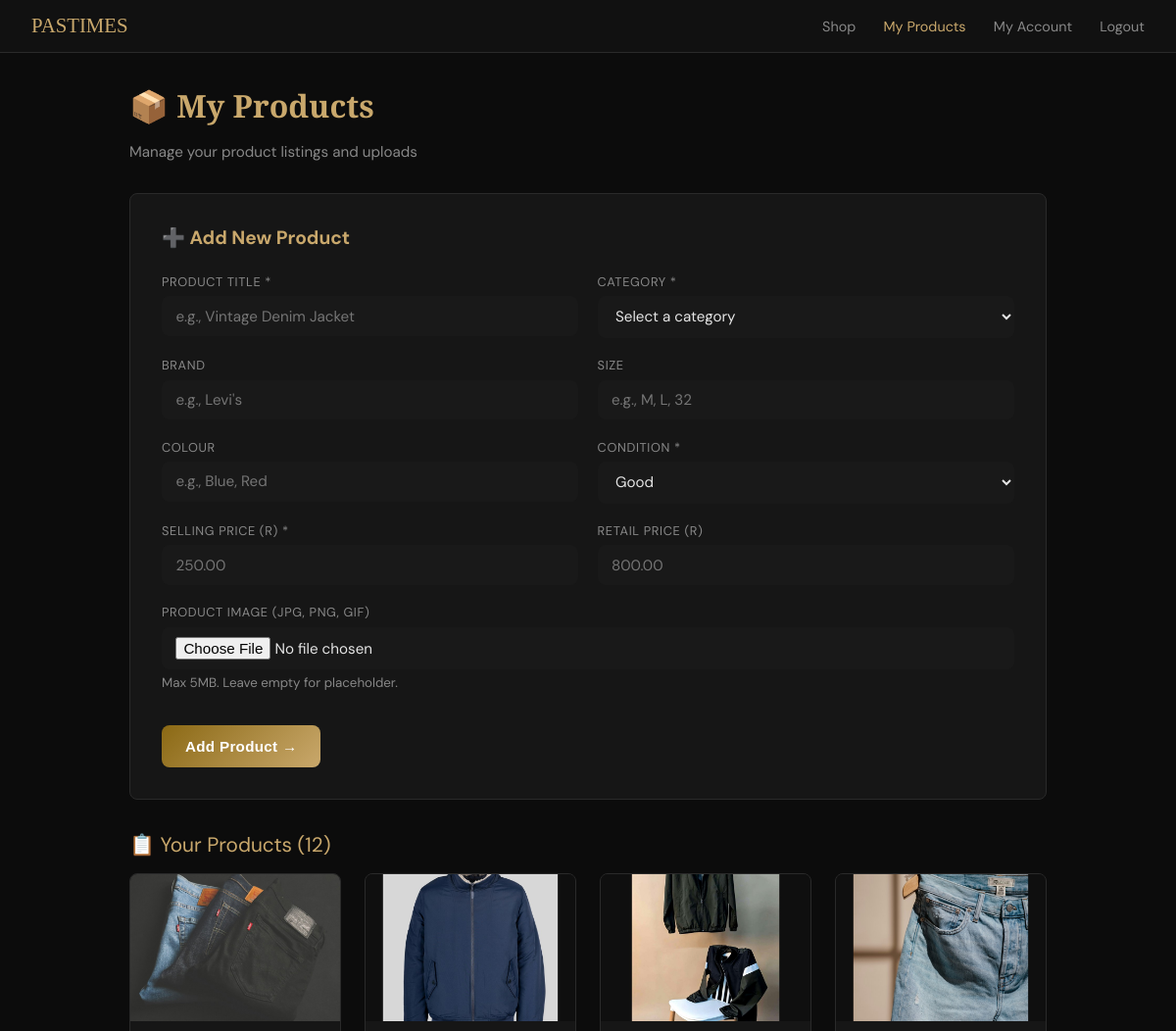
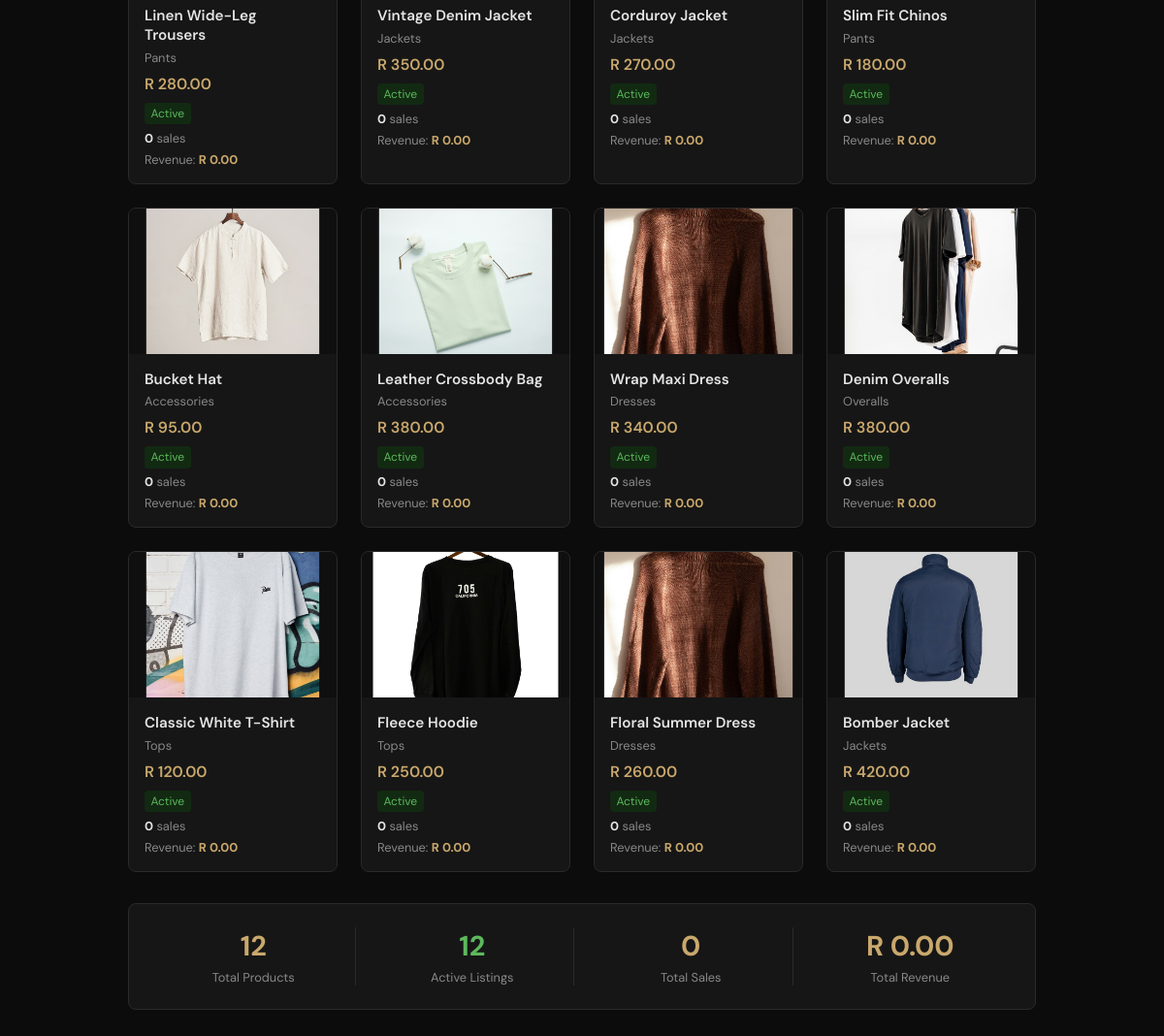
/seller-products.php (signed in), run on the app's committed database (2 pictures, top to bottom).
### tables this page shows
CREATE TABLE IF NOT EXISTS tblClothes (
    clothesID   INT AUTO_INCREMENT PRIMARY KEY,
    sellerID    INT                 DEFAULT NULL,
    title       VARCHAR(200)        NOT NULL,
    category    VARCHAR(80)         NOT NULL,
    brand       VARCHAR(100)        DEFAULT NULL,
    size        VARCHAR(20)         DEFAULT NULL,
    colour      VARCHAR(50)         DEFAULT NULL,
    condition_  ENUM('Mint','Good','Fair','Well-Loved') NOT NULL DEFAULT 'Good',
    sellPrice   DECIMAL(10,2)       NOT NULL,
    retailPrice DECIMAL(10,2)       DEFAULT NULL,
    imageFile   VARCHAR(255)        DEFAULT 'placeholder.jpg',
    status      ENUM('active','sold','inactive') NOT NULL DEFAULT 'active',
    createdAt   DATETIME            NOT NULL DEFAULT CURRENT_TIMESTAMP,
    CONSTRAINT fk_clothes_seller FOREIGN KEY (sellerID) REFERENCES tblUser(userID) ON DELETE SET NULL ON UPDATE CASCADE
);

### seller-products.php (the view, shortened to what this page needs)
<?php
require_once 'DBConn.php';
$userID = $_SESSION['userID'];
$pStmt = $conn->prepare(
        "SELECT c.clothesID, c.title, c.category, c.sellPrice, c.status, c.createdAt,
          c.imageFile,
          COUNT(o.orderID) as totalSales, SUM(o.totalAmount) as totalRevenue
         FROM tblClothes c
         LEFT JOIN tblOrderLine o ON c.clothesID = o.clothesID
         WHERE c.sellerID = ?
         GROUP BY c.clothesID
         ORDER BY c.createdAt DESC"
);
if ($pStmt) {
    $pStmt->bind_param("i", $userID);
    $pStmt->execute();
    $products = $pStmt->get_result()->fetch_all(MYSQLI_ASSOC);
} else {
    $products = [];
}
$conditions = ['Mint', 'Good', 'Fair', 'Well-Loved'];
?>
<!DOCTYPE html>
<html lang="en">
<head>
</head>
<body>
<nav>
  <a href="index.php" class="logo">PASTIMES</a>
  <div class="nav-links">
    <a href="shop.php">Shop</a>
    <a href="seller-products.php" class="active">My Products</a>
    <a href="dashboard.php">My Account</a>
    <a href="logout.php" style="color:var(--muted); text-decoration:none; margin-left:1.5rem; font-size:.9rem;">Logout</a>
  </div>
</nav>
<div class="container">
  <h1>📦 My Products</h1>
  <p class="subtitle">Manage your product listings and uploads</p>
  <div class="form-card">
    <h2 style="font-size:1.2rem; margin-bottom:1.5rem; color:var(--gold);">➕ Add New Product</h2>
    <form method="POST" action="seller-products.php" enctype="multipart/form-data" novalidate>
      <div class="form-row">
        <div>
          <label>Product Title *</label>
          <input type="text" name="title" placeholder="e.g., Vintage Denim Jacket" value="<?= htmlspecialchars($title ?? '') ?>" required>
        </div>
        <div>
          <label>Category *</label>
          <select name="category" required>
            <option value="">Select a category</option>
          </select>
        </div>
      </div>
      <div class="form-row">
        <div>
          <label>Brand</label>
          <input type="text" name="brand" placeholder="e.g., Levi's" value="<?= htmlspecialchars($brand ?? '') ?>">
        </div>
        <div>
          <label>Size</label>
          <input type="text" name="size" placeholder="e.g., M, L, 32" value="<?= htmlspecialchars($size ?? '') ?>">
        </div>
      </div>
      <div class="form-row">
        <div>
          <label>Colour</label>
          <input type="text" name="colour" placeholder="e.g., Blue, Red" value="<?= htmlspecialchars($colour ?? '') ?>">
        </div>
        <div>
          <label>Condition *</label>
          <select name="condition" required>
            <?php foreach ($conditions as $cond): ?>
              <option value="<?= $cond ?>" <?= ($condition ?? 'Good') === $cond ? 'selected' : '' ?>><?= $cond ?></option>
            <?php endforeach; ?>
          </select>
        </div>
      </div>
      <div class="form-row">
        <div>
          <label>Selling Price (R) *</label>
          <input type="number" name="sellPrice" step="0.01" placeholder="250.00" value="<?= htmlspecialchars($sellPrice ?? '') ?>" required>
        </div>
        <div>
          <label>Retail Price (R)</label>
          <input type="number" name="retailPrice" step="0.01" placeholder="800.00" value="<?= htmlspecialchars($retailPrice ?? '') ?>">
        </div>
      </div>
      <div class="form-row full">
        <div>
          <label>Product Image (JPG, PNG, GIF)</label>
          <input type="file" name="productImage" accept="image/jpeg,image/png,image/gif">
          <small style="color:var(--muted); display:block; margin-top:.3rem;">Max 5MB. Leave empty for placeholder.</small>
        </div>
      </div>
      <button type="submit" name="addProduct" class="btn">Add Product →</button>
    </form>
  </div>
  <div class="products-title">📋 Your Products (<?= count($products) ?>)</div>
  <?php if (empty($products)): ?>
    <p class="empty">No products yet. Create your first listing above!</p>
  <?php else: ?>
    <div style="display:grid; grid-template-columns:repeat(auto-fill, minmax(180px, 1fr)); gap:1.5rem; margin-top:1rem;">
      <?php foreach ($products as $p): ?>
        <div style="background:var(--card); border:1px solid var(--border); border-radius:var(--radius); overflow:hidden; transition:transform .2s;">
          <div style="width:100%; height:150px; background:#1f1f1f; display:flex; align-items:center; justify-content:center; overflow:hidden;">
            <img src="images/<?= htmlspecialchars($p['imageFile']) ?>" alt="<?= htmlspecialchars($p['title']) ?>"
              style="width:100%; height:100%; object-fit:cover;"
              onerror="this.style.display='none'; this.parentElement.innerHTML='🧥 <?= htmlspecialchars($p['category']) ?>';">
          </div>
          <div style="padding:1rem;">
            <div style="font-weight:600; font-size:.95rem; margin-bottom:.3rem; word-break:break-word;"><?= htmlspecialchars($p['title']) ?></div>
            <div style="font-size:.8rem; color:var(--muted); margin-bottom:.5rem;"><?= htmlspecialchars($p['category']) ?></div>
            <div style="font-weight:600; color:var(--gold); margin-bottom:.5rem;">R <?= number_format($p['sellPrice'], 2) ?></div>
            <div style="margin-bottom:.5rem;">
              <span style="padding:.2rem .4rem; border-radius:4px; font-size:.75rem;
                background:<?= $p['status'] === 'active' ? '#122a12' : ($p['status'] === 'sold' ? '#2a1212' : '#2a2a2a') ?>;
                color:<?= $p['status'] === 'active' ? '#5cb85c' : ($p['status'] === 'sold' ? '#e05252' : '#888') ?>;">
                <?= ucfirst($p['status']) ?>
              </span>
            </div>
            <div style="font-size:.8rem; color:var(--muted); margin-bottom:.3rem;">
              <strong style="color:var(--text);"><?= (int)$p['totalSales'] ?></strong> sale<?= $p['totalSales'] != 1 ? 's' : '' ?>
            </div>
            <div style="font-size:.8rem; color:var(--muted);">
              Revenue: <strong style="color:var(--gold);">R <?= number_format($p['totalRevenue'] ?? 0, 2) ?></strong>
            </div>
          </div>
        </div>
      <?php endforeach; ?>
    </div>
    <?php
      $totalProducts = count($products);
      $activeListed = count(array_filter($products, function($p) { return $p['status'] === 'active'; }));
      $totalSalesMade = array_sum(array_map(function($p) { return (int)$p['totalSales']; }, $products));
      $totalRevenueEarned = array_sum(array_map(function($p) { return (float)($p['totalRevenue'] ?? 0); }, $products));
    ?>
    <div style="background:var(--card); border:1px solid var(--border); border-radius:var(--radius); padding:1.5rem; margin-top:2rem; display:grid; grid-template-columns:repeat(4, 1fr); gap:1rem;">
      <div style="text-align:center; border-right:1px solid var(--border);">
        <div style="font-size:1.8rem; color:var(--gold); font-weight:bold;"><?= $totalProducts ?></div>
        <div style="font-size:.8rem; color:var(--muted); margin-top:.3rem;">Total Products</div>
      </div>
      <div style="text-align:center; border-right:1px solid var(--border);">
        <div style="font-size:1.8rem; color:#5cb85c; font-weight:bold;"><?= $activeListed ?></div>
        <div style="font-size:.8rem; color:var(--muted); margin-top:.3rem;">Active Listings</div>
      </div>
      <div style="text-align:center; border-right:1px solid var(--border);">
        <div style="font-size:1.8rem; color:#c9a86c; font-weight:bold;"><?= $totalSalesMade ?></div>
        <div style="font-size:.8rem; color:var(--muted); margin-top:.3rem;">Total Sales</div>
      </div>
      <div style="text-align:center;">
        <div style="font-size:1.8rem; color:var(--gold); font-weight:bold;">R <?= number_format($totalRevenueEarned, 2) ?></div>
        <div style="font-size:.8rem; color:var(--muted); margin-top:.3rem;">Total Revenue</div>
      </div>
    </div>
  <?php endif; ?>
</div>
</body>
</html>

### seller-products.php (style rules this page uses)
:root { --bg:#0c0c0c; --card:#161616; --gold:#c9a86c; --text:#e5e5e5; --muted:#888; --border:#2a2a2a; --radius:8px; }
* { box-sizing:border-box; margin:0; padding:0; }
body { font-family:'DM Sans',sans-serif; background:var(--bg); color:var(--text); min-height:100vh; }
nav { background:#111; border-bottom:1px solid var(--border); display:flex; align-items:center; justify-content:space-between; padding:.9rem 2rem; }
.logo { font-family:'Playfair Display',serif; color:var(--gold); font-size:1.3rem; text-decoration:none; }
.nav-links a { color:var(--muted); text-decoration:none; margin-left:1.5rem; font-size:.9rem; }
.nav-links a:hover, .nav-links a.active { color:var(--gold); }
.container { max-width:1000px; margin:0 auto; padding:2rem; }
h1 { font-family:'Playfair Display',serif; font-size:2rem; margin-bottom:1rem; color:var(--gold); }
.subtitle { color:var(--muted); margin-bottom:2rem; font-size:.95rem; }
.form-card { background:var(--card); border:1px solid var(--border); border-radius:var(--radius); padding:2rem; margin-bottom:2rem; }
.form-row { display:grid; grid-template-columns:1fr 1fr; gap:1.2rem; margin-bottom:1.2rem; }
.form-row.full { grid-template-columns:1fr; }
label { display:block; font-size:.8rem; color:var(--muted); text-transform:uppercase; letter-spacing:.05em; margin-bottom:.4rem; }
input, select, textarea { width:100%; padding:.65rem .9rem; background:#191919; border:1px solid var(--border2); color:var(--text); border-radius:var(--radius); font-family:'DM Sans',sans-serif; font-size:.95rem; transition:border-color .2s; }
.btn { background:linear-gradient(135deg,#8b6914,var(--gold)); color:#fff; border:none; padding:.8rem 1.5rem; border-radius:var(--radius); cursor:pointer; font-size:.95rem; font-weight:600; letter-spacing:.02em; margin-top:1rem; }
.products-title { font-size:1.3rem; margin:2rem 0 1rem; color:var(--gold); }

### data on the page
tblclothes: imageFile (picture), title "Linen Wide-Leg Trousers", category "Pants", sellPrice "280.00", status "Active", totalSales "0", totalRevenue "0.00"
tblclothes: imageFile (picture), title "Vintage Denim Jacket", category "Jackets", sellPrice "350.00", status "Active", totalSales "0", totalRevenue "0.00"
tblclothes: imageFile (picture), title "Corduroy Jacket", category "Jackets", sellPrice "270.00", status "Active", totalSales "0", totalRevenue "0.00"
tblclothes: imageFile (picture), title "Slim Fit Chinos", category "Pants", sellPrice "180.00", status "Active", totalSales "0", totalRevenue "0.00"
tblclothes: imageFile (picture), title "Bucket Hat", category "Accessories", sellPrice "95.00", status "Active", totalSales "0", totalRevenue "0.00"
tblclothes: imageFile (picture), title "Leather Crossbody Bag", category "Accessories", sellPrice "380.00", status "Active", totalSales "0", totalRevenue "0.00"
tblclothes: imageFile (picture), title "Wrap Maxi Dress", category "Dresses", sellPrice "340.00", status "Active", totalSales "0", totalRevenue "0.00"
tblclothes: imageFile (picture), title "Denim Overalls", category "Overalls", sellPrice "380.00", status "Active", totalSales "0", totalRevenue "0.00"
tblclothes: imageFile (picture), title "Classic White T-Shirt", category "Tops", sellPrice "120.00", status "Active", totalSales "0", totalRevenue "0.00"
tblclothes: imageFile (picture), title "Fleece Hoodie", category "Tops", sellPrice "250.00", status "Active", totalSales "0", totalRevenue "0.00"
tblclothes: imageFile (picture), title "Floral Summer Dress", category "Dresses", sellPrice "260.00", status "Active", totalSales "0", totalRevenue "0.00"
tblclothes: imageFile (picture), title "Bomber Jacket", category "Jackets", sellPrice "420.00", status "Active", totalSales "0", totalRevenue "0.00"

### other printed values
count($products) "12"
$totalProducts "12"
$activeListed "12"
$totalSalesMade "0"
$totalRevenueEarned "0.00"
form field condition "Good"
